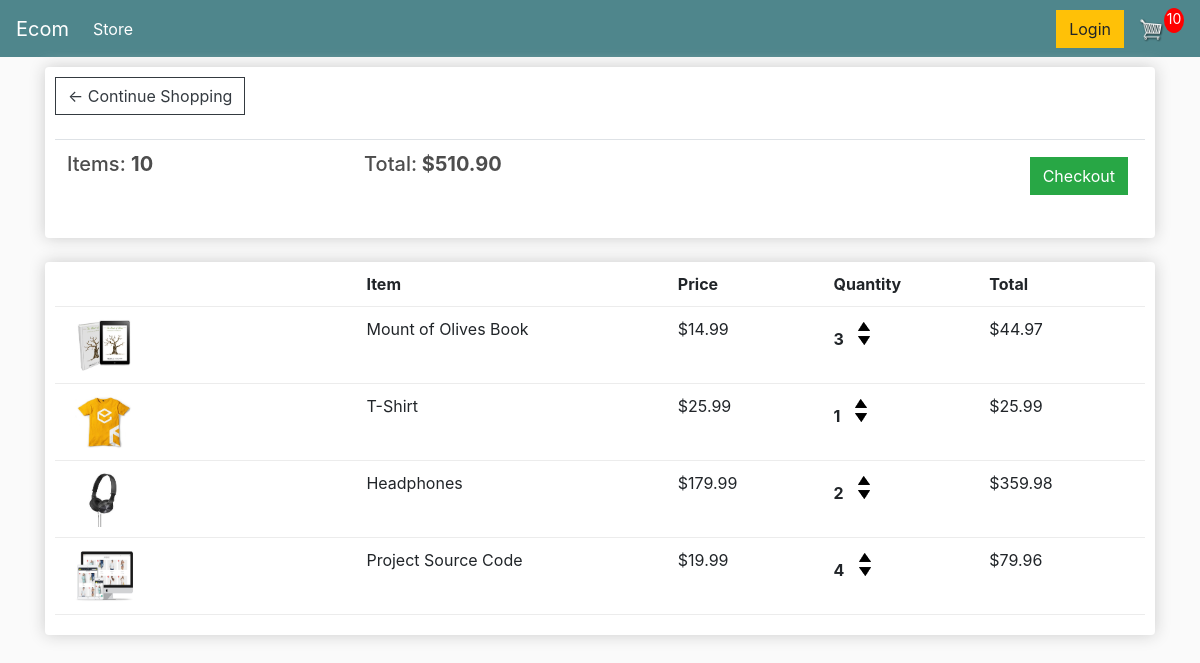
The page /cart/ (signed in) on the database as committed earlier.
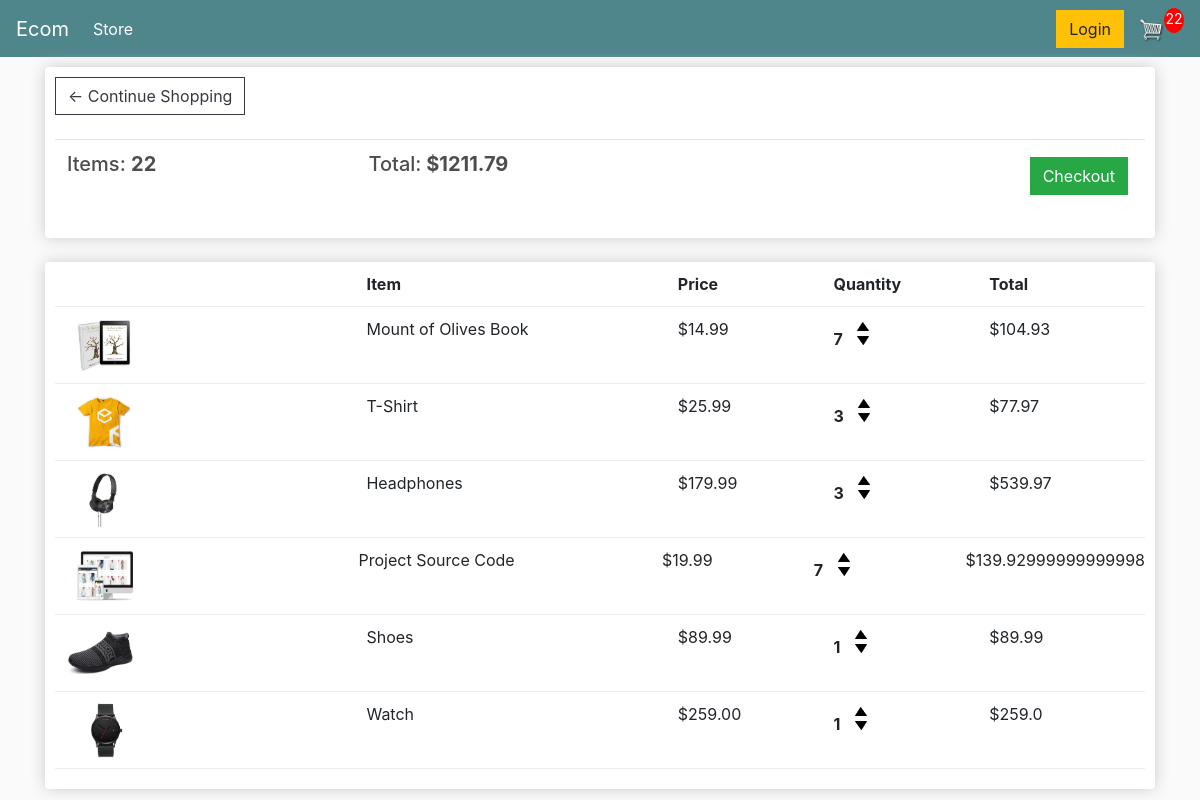
The same page on the database as committed later.
### store/models.py (models this page shows, shortened)
class Order(models.Model):
	customer = models.ForeignKey(Customer, on_delete=models.SET_NULL, null=True, blank=True)
	date_ordered = models.DateTimeField(auto_now_add=True)
	complete = models.BooleanField(default=False)
	transaction_id = models.CharField(max_length=100, null=True)
	@property
	def get_cart_total(self):
		orderitems = self.orderitem_set.all()
		total = sum([item.get_total for item in orderitems])
		return total
	@property
	def get_cart_items(self):
		orderitems = self.orderitem_set.all()
		total = sum([item.quantity for item in orderitems])
		return total

class OrderItem(models.Model):
	product = models.ForeignKey(Product, on_delete=models.SET_NULL, null=True)
	order = models.ForeignKey(Order, on_delete=models.SET_NULL, null=True)
	quantity = models.IntegerField(default=0, null=True, blank=True)
	date_added = models.DateTimeField(auto_now_add=True)
	@property
	def get_total(self):
		total = self.product.price * self.quantity
		return total

class Product(models.Model):
	name = models.CharField(max_length=200)
	price = models.FloatField()
	digital = models.BooleanField(default=False,null=True, blank=True)
	image = models.ImageField(null=True, blank=True)
	@property
	def imageURL(self):
		try:
			url = self.image.url
		except:
			url = ''
		return url

### store/views.py (the view)
# urls.py: path('cart/', views.cart, name="cart"),
def cart(request):
    if request.user.is_authenticated:
        customer = request.user.customer
        order, customer = Order.objects.get_or_create(customer=customer, complete=False)
        items = order.orderitem_set.all()
        cartItems = order.get_cart_items
    else:
        items = []
        order={'get_cart_total':0, 'get_cart_items':0, 'shipping':False}
        cartItems = order['get_cart_items']
    context = {'items': items, 'order':order, 'cartItems':cartItems}
    return render(request, 'store/cart.html', context)

### store/templates/store/cart.html (shortened to what this page needs)
{% extends 'store/main.html' %} {% load static %} {% block content %}
<div class="row">
  <div class="col-lg-12">
    <div class="box-element">
      <a class="btn btn-outline-dark" href="{% url 'store' %}"
        >&#x2190; Continue Shopping</a
      >
      <br />
      <br />
      <table class="table">
        <tr>
          <th>
            <h5>Items: <strong>{{order.get_cart_items}}</strong></h5>
          </th>
          <th>
            <h5>
              Total:<strong> ${{order.get_cart_total|floatformat:2}}</strong>
            </h5>
          </th>
          <th>
            <a
              style="float: right; margin: 5px"
              class="btn btn-success"
              href="{% url 'checkout' %}"
              >Checkout</a
            >
          </th>
        </tr>
      </table>
    </div>
    <br />
    <div class="box-element">
      <div class="cart-row">
        <div style="flex: 2"></div>
        <div style="flex: 2"><strong>Item</strong></div>
        <div style="flex: 1"><strong>Price</strong></div>
        <div style="flex: 1"><strong>Quantity</strong></div>
        <div style="flex: 1"><strong>Total</strong></div>
      </div>
      {% for item in items %}
      <div class="cart-row">
        <div style="flex: 2">
          <img class="row-image" src="{{ item.product.imageURL }}" />
        </div>
        <div style="flex: 2"><p>{{item.product.name}}</p></div>
        <div style="flex: 1"><p>${{item.product.price|floatformat:2}}</p></div>
        <div style="flex: 1">
          <p class="quantity">{{item.quantity}}</p>
          <div class="quantity">
            <img
              data-product="{{item.product.id}}"
              data-action="add"
              class="chg-quantity update-cart"
              src="{% static  'images/arrow-up.png' %}"
            />
            <img
              data-product="{{item.product.id}}"
              data-action="remove"
              class="chg-quantity update-cart"
              src="{% static  'images/arrow-down.png' %}"
            />
          </div>
        </div>
        <div style="flex: 1"><p>${{item.get_total}}</p></div>
      </div>
      {% endfor %}
    </div>
  </div>
  {% endblock content %}

### store/templates/store/main.html (shortened to what this page needs)
<!DOCTYPE html>
{% load static %}
<html>
  <head>
    <link
      rel="stylesheet"
      href="https://stackpath.bootstrapcdn.com/bootstrap/4.4.1/css/bootstrap.min.css"
    />
    <link rel="stylesheet" type="text/css" href="{% static 'css/main.css' %}" />
  </head>
  <body>
    <nav class="navbar navbar-expand-lg navbar-dark bg-dark">
      <a class="navbar-brand" href="{% url 'store' %}">Ecom</a>
      <div class="collapse navbar-collapse" id="navbarSupportedContent">
        <ul class="navbar-nav mr-auto">
          <li class="nav-item active">
            <a class="nav-link" href="{% url 'store' %}"
              >Store <span class="sr-only">(current)</span></a
            >
          </li>
        </ul>
        <div class="form-inline my-2 my-lg-0">
          <a href="#" class="btn btn-warning">Login</a>
          <a href="{% url 'cart' %}">
            <img id="cart-icon" src="{% static 'images/cart.png' %}" />
          </a>
          <p id="cart-total">{{cartItems}}</p>
        </div>
      </div>
    </nav>
    <div class="container">{% block content %} {% endblock content %}</div>
  </body>
</html>

### static/css/main.css (style rules this page uses)
body { background-color: hsl(0, 0%, 98%); }
h1,h2,h3,h4,h5,h6 { color:hsl(0, 0%, 30%); }
.box-element { box-shadow:hsl(0, 0%, 80%) 0 0 16px; background-color: #fff; border-radius: 4px; padding: 10px; }
.bg-dark { background-color: #4f868c!important; }
#cart-icon { width:25px; display: inline-block; margin-left: 15px; }
#cart-total { display: block; text-align: center; color:#fff; background-color: red; width: 20px; height: 25px; border-radius: 50%; font-size: 14px; }
.col-lg-4, .col-lg-6, .col-lg-8, .col-lg-12 { margin-top: 10px; }
.btn { border-radius: 0; }
.row-image { width: 100px; }
.cart-row { display: flex; align-items: flex-stretch; padding-bottom: 10px; margin-bottom: 10px; border-bottom: 1px solid #ececec; }
.quantity { display: inline-block; font-weight: 700; padding-right:10px; }
.chg-quantity { width: 12px; cursor: pointer; display: block; margin-top: 5px; transition:.1s; }

Rows that differ between the two databases and show on the page:
changed through a linked row, Order: get_cart_items "10" → "22"; get_cart_total "510.90" → "1211.79"
changed OrderItem "Mount of Olives Book": quantity "3" → "7"; get_total "44.97" → "104.93"
changed OrderItem "T-Shirt": quantity "1" → "3"; get_total "25.99" → "77.97"
changed OrderItem "Headphones": quantity "2" → "3"; get_total "359.98" → "539.97"
changed OrderItem "Project Source Code": quantity "4" → "7"; get_total "79.96" → "139.92999999999998"
added OrderItem: product.imageURL (picture), product.name "Shoes", product.price "89.99", quantity "1", get_total "89.99"
added OrderItem: product.imageURL (picture), product.name "Watch", product.price "259.00", quantity "1", get_total "259.0"
Other text that changed with them:
{{ cartItems }}: "10" → "22"
